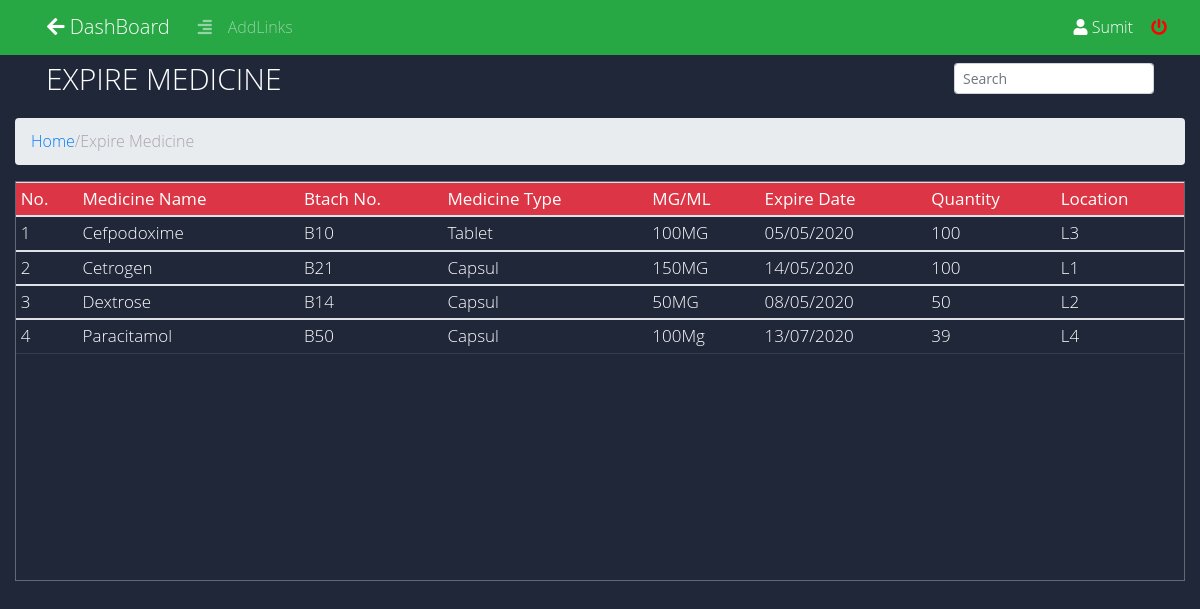
/admin/expiry_list.php (signed in), run on the app's committed database.
### tables this page shows
CREATE TABLE `drugs` (
  `drug_name_id` int(11) NOT NULL,
  `drug_name` varchar(50) NOT NULL,
  `drug_categories` varchar(20) DEFAULT NULL,
  `drug_description` text DEFAULT NULL,
  `company_id` int(11) NOT NULL,
  `batch_no` varchar(30) NOT NULL,
  `drug_type` varchar(20) DEFAULT NULL,
  `mfd_date` date NOT NULL,
  `exp_date` date NOT NULL,
  `power_ml` varchar(20) NOT NULL,
  `drug_location` varchar(20) NOT NULL,
  `quantity` int(11) NOT NULL
);

### admin/expiry_list.php (the view, shortened to what this page needs)
<!DOCTYPE html>
<html lang="en">
<?php include ("includes/admin_header.php"); ?>
<body>
<?php include("includes/admin_navbar.php"); ?>
		<div class="col-lg-12 m-auto" style="background-color: #1F2739;"><br><br>
			<nav class="navbar">
			  	<div class="container-fluid">
			  		<ul class="nav navbar-nav">
			      		<h2 id="h">Expire Medicine</h2>
			    	</ul>
					<ul>
			    		<div class='input-group' id="in">
			    			<input class="form-control form-control-sm ml-3 w-75"  type="text" placeholder="Search" name="" id="search" onkeyup="searchfun()"  aria-label="Search">
						</div>
			  		</ul>
			 	</div>
			</nav>
		</div>
		<div class="col-lg-12 m-auto">
			<ol class="breadcrumb">
			  	<li><a href="index.php">Home</a></li> /
			  	<li class="active">Expire Medicine</li>
			</ol>
			<div class="tbl-content">
				<table id="expTable"class="table table-sm table table-hover">
					<thead class="badge-danger">
						<tr>
						    <th>No.</th>
						    <th>Medicine Name</th>
						    <th>Btach No.</th>
						    <th>Medicine Type</th>
						    <th>MG/ML</th>
						    <th>Expire Date</th>
						    <th>Quantity</th>
						    <th>Location</th>
						</tr>
					</thead>
					<?php
						$query = "SELECT drug_name,batch_no,drug_type,power_ml,DATE_FORMAT(exp_date, '%d/%m/%Y') AS exp,quantity,drug_location FROM drugs  where DATEDIFF(exp_date,NOW())<=2 and quantity>=1 ORDER BY drug_name ASC;";
						$run = mysqli_query($conn,$query);
						$counter=1;
						$count = mysqli_num_rows($run);
						if($count>=1)
						{
							while($row = mysqli_fetch_array($run))
							{
					?>
					<tbody>
						<tr>
						    <td><?php echo $counter; ?></td>
						    <td><?php echo $row['drug_name']; ?></td>
						    <td><?php echo $row['batch_no']; ?></td>
						    <td><?php echo $row['drug_type']; ?></td>
						    <td><?php echo $row['power_ml']; ?></td>
						    <td><?php echo $row['exp']; ?></td>
						    <td><?php echo $row['quantity']; ?></td>
						    <td><?php echo $row['drug_location']; ?></td>
						</tr>
					</tbody>
					<?php
								$counter++;
							}
						}
						else if($count<=0)
						{
							$GLOBALS['msg'] = "No Expire Medicines.!";
						}
					?>
			    </table>
			</div>
		</div>
</body>
</html>

### admin/mycss/mystyle.css (style rules this page uses)
#h { font-size: 30px; color: #fff; text-transform: uppercase; font-weight: 300; margin-bottom: 10px; margin-top: 4px; }
#in { margin-top: 10px; }
table { width:100%; border-radius: 2em; }
.tbl-content { height:400px; overflow-x:auto; margin-top: 1px; border: 1px solid rgba(255,255,255,0.3); }
th { position: sticky; top: 0; padding: 20px 15px; font-weight: 500; font-size: 17px; color: #fff; box-shadow: 0 2px 2px -1px rgba(0, 0, 0, 0.4); }
td { padding: 10px; vertical-align:middle; font-weight: 300; font-size: 17px; color: #fff; border-bottom: solid 1px rgba(255,255,255,0.1); }

### admin/expiry_list.php (style rules this page uses)
body { font-family: 'Open Sans', sans-serif; font-weight: 300; line-height: 1.42em; color:#A7A1AE; background-color:#1F2739; overflow: hidden; }

### data on the page
drugs: drug_name "Cefpodoxime", batch_no "B10", drug_type "Tablet", power_ml "100MG", exp "05/05/2020", quantity "100", drug_location "L3"
drugs: drug_name "Cetrogen", batch_no "B21", drug_type "Capsul", power_ml "150MG", exp "14/05/2020", quantity "100", drug_location "L1"
drugs: drug_name "Dextrose", batch_no "B14", drug_type "Capsul", power_ml "50MG", exp "08/05/2020", quantity "50", drug_location "L2"
drugs: drug_name "Paracitamol", batch_no "B50", drug_type "Capsul", power_ml "100Mg", exp "13/07/2020", quantity "39", drug_location "L4"

### other printed values
$_SESSION['adminname'] "Sumit"
